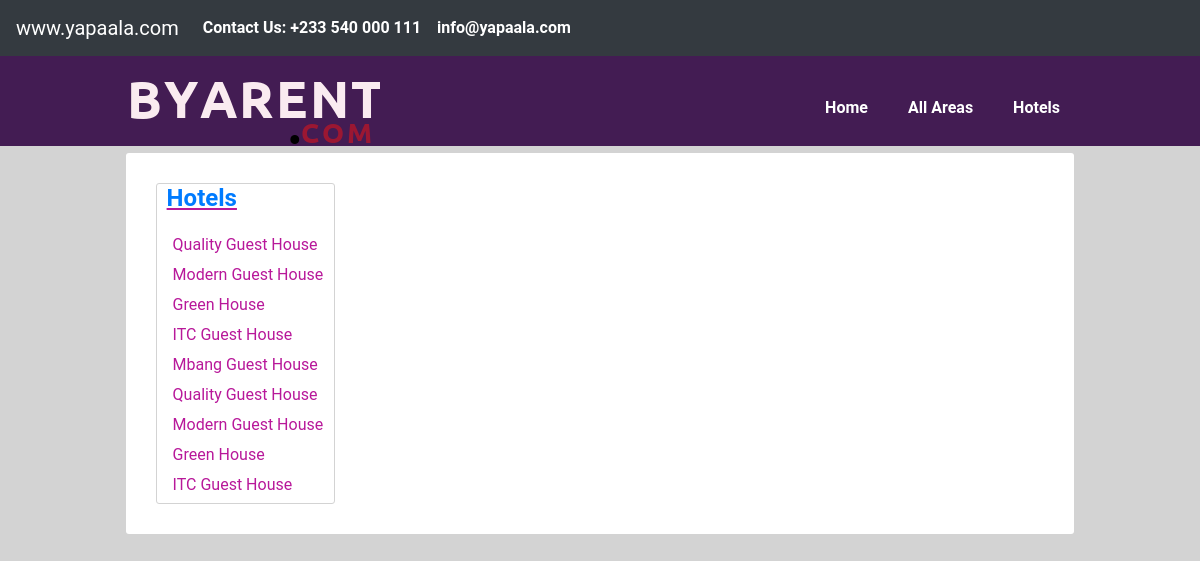
Before: / with the older database file.
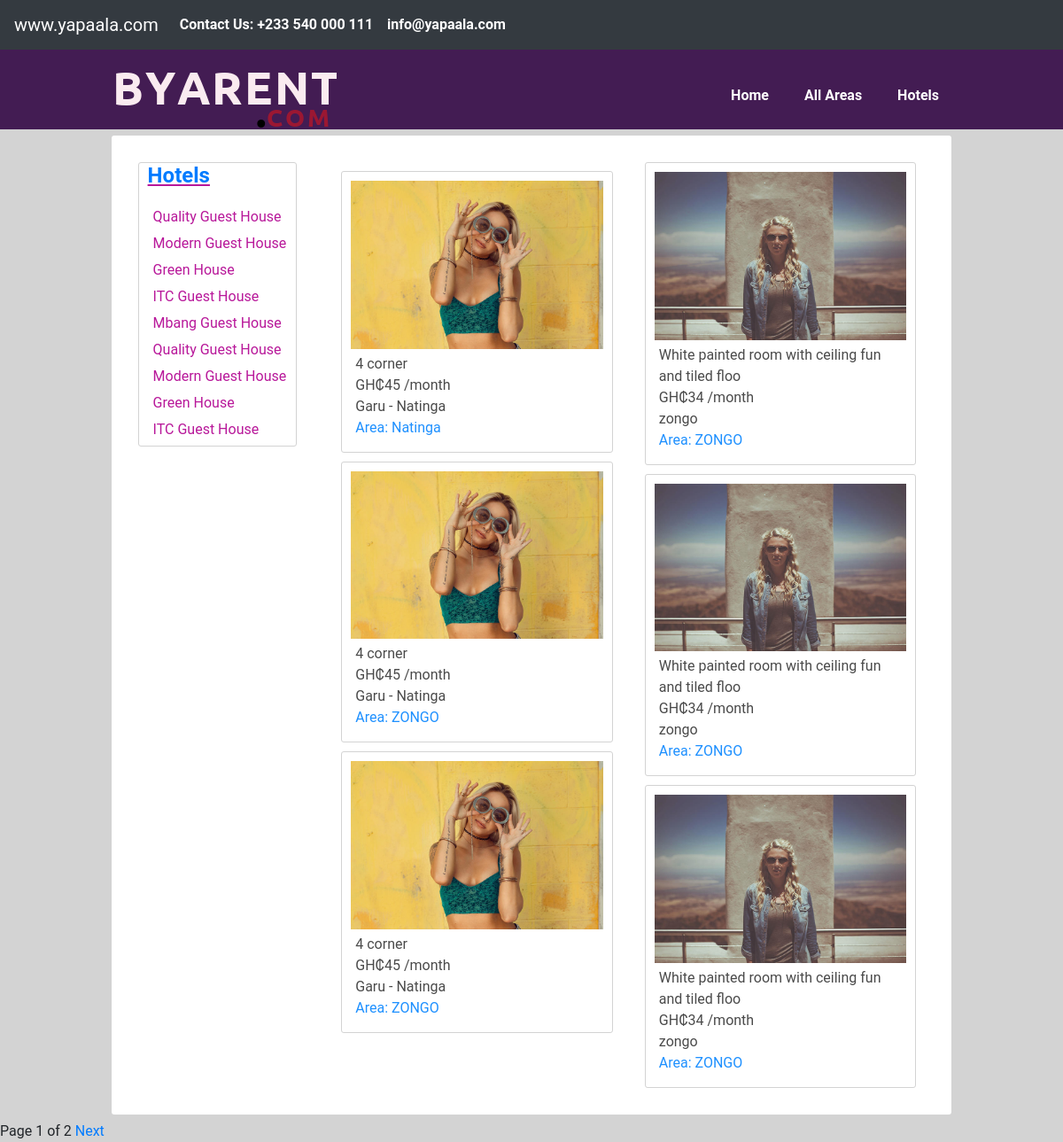
After: the same page with the newer database file.
### home/models.py (models this page shows, shortened)
class House(models.Model):
    picture     = models.ImageField(upload_to='houses/%Y/%m/%d/', default=None, null=True, blank=True)
    name        = models.CharField(max_length=100, blank=True)
    slug        = models.SlugField(max_length=100, db_index=True)
    description = models.CharField(max_length=50, default=None, null=True, blank=True)
    price       = models.IntegerField(default=None, null=True, blank=True)
    location    = models.CharField(max_length=50, default=None, null=True, blank=True)
    room_count  = models.PositiveIntegerField()
    types       = models.CharField(max_length=100, blank=True)
    options     = models.CharField(max_length=250, blank=True)
    created     = models.DateTimeField(auto_now_add=True)
    updated     = models.DateTimeField(auto_now=True)
    category    = models.ForeignKey(Category, related_name="houses", on_delete=models.CASCADE)
    class Meta:
        ordering = ('name',)
        index_together  = (('id', 'slug'), )
    def amount(self):
        return "GH₵"+ str(self.price) + " /month"

class Category(models.Model):
    name = models.CharField(max_length=50, db_index=True)
    slug = models.SlugField(max_length=50, db_index=True, unique=True)
    class Meta:
        ordering = ('name',)
        verbose_name = "Category"
        verbose_name_plural = "Categories"

### home/views.py (the view)
# urls.py: path('', home_view.as_view(), name="home"),
class home_view(ListView):
    model = House
    paginate_by = 6
    template_name = 'home/home.html'

### templates/home/home.html (shortened to what this page needs)
{% extends 'base.html' %}
{% load static %}
{% block content %}
    <link rel="stylesheet" href="{% static '/css/home.css' %}">
<div class="wrapper">
  <div class="main-content">
    <div class="sidebar">
      <div class="categories">
        <h4><a href="{% url 'hotels:hotel' %}"> Hotels </a></h4>
        <li>Quality Guest House</li>
        <li>Modern Guest House</li>
        <li>Green House</li>
        <li>ITC Guest House</li>
        <li>Mbang Guest House</li>
        <li>Quality Guest House</li>
        <li>Modern Guest House</li>
        <li>Green House</li>
        <li>ITC Guest House</li>
      </div>
    </div>
    <div class="column">
      {% for item in object_list %}
        <a href="{% url 'home:details' item.pk %}">
          <div class="property-box">
             <img src="{{ item.picture.url }}" alt = "Picture of a house">
              <div class="details">
                <p>{{ item.description }}</p>
                <p>{{ item.amount }}</p>
                <p>{{ item.location }}</p>
                <p><a style="color:dodgerblue" href="{% url 'home:post_by_category' item.category.slug %}">Area: {{ item.category.name }}</a></p>
              </div>
          </div>
        </a>
      {% endfor %}
    </div>
  </div>
</div>
<div class="pagination">
  {% if is_paginated %}
    <span>
      <span class="current_page_num" > Page {{ page_obj.number }} of {{ page_obj.paginator.num_pages }}</span>
      {% if page_obj.has_next %}
      <a class="next" href="{% url 'home:home' %}?page={{ page_obj.next_page_number }}"> Next </a>
      {% endif %}
    </span>
  {% endif %}
</div>
{% endblock %}

### templates/base.html (shortened to what this page needs)
{% load static %}
<!DOCTYPE html>
<html lang="en" dir="ltr">
  <head>
    <link rel="stylesheet" href="https://stackpath.bootstrapcdn.com/bootstrap/4.3.1/css/bootstrap.min.css">
    <link rel="stylesheet" href="{% static '/css/base/headers.css' %}">
    <link rel="stylesheet" href="{% static '/css/base/footer.css' %}">
    <link rel="stylesheet" href="{% static '/css/base/body.css' %}">
  </head>
  <body>
  {% block headers %}
    <nav class="navbar navbar-expand-lg navbar-dark bg-dark">
      <div class="collapse navbar-collapse" id="navbarTogglerDemo01">
        <a class="navbar-brand" href="{% url 'home:home' %}"> www.yapaala.com </a>
        <ul class="navbar-nav mr-auto mt-2 mt-lg-0">
          <li class="nav-item active">
            <a class="nav-link" href="{% url 'home:contact' %}">  Contact Us: +233 540 000 111  </a>
          </li>
          <li class="nav-item active">
            <a class="nav-link" href="{% url 'home:contact' %}"> info@yapaala.com </a>
          </li>
        </ul>
      </div>
    </nav>
  <header>
    <div class="snb_container">
      <div id="branding">
        <a href="{% url 'home:home' %}" ><img class="logo" src="{% static 'assets/logo.png' %}"></a>
      </div>
      <nav class="first">
        <ul>
          <li><a href="{% url 'home:home' %}"> Home </a></li>
          <li class="active"><a href="{% url 'home:all' %}"> All Areas </a></li>
          <li><a href="{% url 'hotels:hotel' %}"> Hotels </a></li>
        </ul>
      </nav>
    </div>
  </header>
  {% endblock %}
  {% block content %}
  {% endblock %}
  </body>
</html>

### static/css/base/headers.css (style rules this page uses)
.snb_container { width: 80%; margin: auto; overflow: hidden; }
img.logo { height: 70px; width: 260px; }
header { background: #431C53; color: #fff; min-height: 30px; padding-top: 20px; font-family: roboto, sans-serif; }
.active { font-size: 18; font-weight: bold; color: #fff; }
header a { color: #fff; text-decoration: none; font-weight: bold; font-size: 16px; }
header ul { margin: 0; padding: 0; }
header li { float: left; display: inline; padding: 20px; }
header #branding { float: left; }
header nav { float: right; margin-top: 0; }

### static/css/base/body.css (style rules this page uses)
body { margin: 0; padding: 0; font-family: Roboto, sans-serif; background-color: lightgrey; width: 100%; }
a { text-decoration: none; }
.wrapper { padding: 7px; box-sizing: border-box; }
.main-content { display: flex; grid-template-columns: 20% 60%; width: 80%; margin: auto; position: relative; background-color: white; padding: 10px; border-radius: 3px; }

### static/css/home.css (style rules this page uses)
.column { columns: 2; width: 100%; }
.property-box { border: 1px solid lightgrey; padding: 10px; margin: 10px; border-radius: 3px; }
.property-box img { width: 100%; height: 50%; }
.property-box p { color: #4A4A4A; margin: 0; }
.column { padding: 20px; }
li { list-style: none; }
.sidebar { position: sticky; position: -webkit-sticky; top: 0; width: 30%; height: 90%; padding: 20px; color: #B8189A; }
.categories h4 { margin-bottom: 20px; padding-left: 10px; text-align: left; font-weight: bold; text-decoration: underline; }
.categories li { list-style: none; padding-left: 10px; text-align: left; margin: 6px; }
.categories { width: 100%; border: 1px solid lightgrey; border-radius: 3px; }
.details { margin: 5px; }

Changed rows visible on the page:
added House: picture (picture), description "4 corner", amount "GH₵45 /month", location "Garu - Natinga", category.name "Natinga"
added House: picture (picture), description "4 corner", amount "GH₵45 /month", location "Garu - Natinga", category.name "ZONGO"
added House: picture (picture), description "4 corner", amount "GH₵45 /month", location "Garu - Natinga", category.name "ZONGO"
added House: picture (picture), description "White painted room with ceiling fun and tiled floo", amount "GH₵34 /month", location "zongo", category.name "ZONGO"
added House: picture (picture), description "White painted room with ceiling fun and tiled floo", amount "GH₵34 /month", location "zongo", category.name "ZONGO"
added House: picture (picture), description "White painted room with ceiling fun and tiled floo", amount "GH₵34 /month", location "zongo", category.name "ZONGO"
Other visible differences:
{{ page_obj.number }}: (not shown) → "1"
{{ page_obj.paginator.num_pages }}: (not shown) → "2"
text now shown: "Page of Next"
